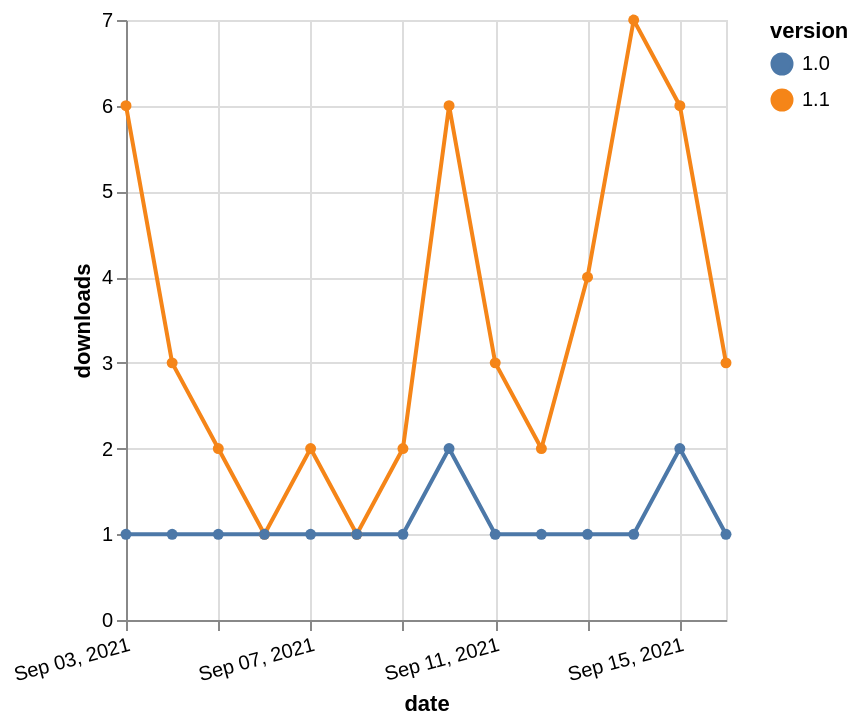

Write a Vega-Lite specification for this figure.
### Vega-Lite specification from a JSON file in a GitHub repository (floating-point values rounded to 4 significant figures)
{"$schema": "https://vega.github.io/schema/vega-lite/v5.json", "description": "A simple bar chart with embedded data.", "data": {"values": [{"date": "2021-09-03", "total": 7926, "delta": 6, "version": "1.1"}, {"date": "2021-09-04", "total": 7929, "delta": 3, "version": "1.1"}, {"date": "2021-09-05", "total": 7931, "delta": 2, "version": "1.1"}, {"date": "2021-09-06", "total": 7932, "delta": 1, "version": "1.1"}, {"date": "2021-09-07", "total": 7934, "delta": 2, "version": "1.1"}, {"date": "2021-09-08", "total": 7935, "delta": 1, "version": "1.1"}, {"date": "2021-09-09", "total": 7937, "delta": 2, "version": "1.1"}, {"date": "2021-09-10", "total": 7943, "delta": 6, "version": "1.1"}, {"date": "2021-09-11", "total": 7946, "delta": 3, "version": "1.1"}, {"date": "2021-09-12", "total": 7948, "delta": 2, "version": "1.1"}, {"date": "2021-09-13", "total": 7952, "delta": 4, "version": "1.1"}, {"date": "2021-09-14", "total": 7959, "delta": 7, "version": "1.1"}, {"date": "2021-09-15", "total": 7965, "delta": 6, "version": "1.1"}, {"date": "2021-09-16", "total": 7968, "delta": 3, "version": "1.1"}, {"date": "2021-09-03", "total": 863, "delta": 1, "version": "1.0"}, {"date": "2021-09-04", "total": 864, "delta": 1, "version": "1.0"}, {"date": "2021-09-05", "total": 865, "delta": 1, "version": "1.0"}, {"date": "2021-09-06", "total": 866, "delta": 1, "version": "1.0"}, {"date": "2021-09-07", "total": 867, "delta": 1, "version": "1.0"}, {"date": "2021-09-08", "total": 868, "delta": 1, "version": "1.0"}, {"date": "2021-09-09", "total": 869, "delta": 1, "version": "1.0"}, {"date": "2021-09-10", "total": 871, "delta": 2, "version": "1.0"}, {"date": "2021-09-11", "total": 872, "delta": 1, "version": "1.0"}, {"date": "2021-09-12", "total": 873, "delta": 1, "version": "1.0"}, {"date": "2021-09-13", "total": 874, "delta": 1, "version": "1.0"}, {"date": "2021-09-14", "total": 875, "delta": 1, "version": "1.0"}, {"date": "2021-09-15", "total": 877, "delta": 2, "version": "1.0"}, {"date": "2021-09-16", "total": 878, "delta": 1, "version": "1.0"}]}, "width": "container", "mark": {"type": "line", "point": {"filled": true}}, "encoding": {"x": {"field": "date", "type": "temporal", "timeUnit": "yearmonthdate", "title": "date", "axis": {"labelAngle": -15}}, "y": {"field": "delta", "type": "quantitative", "title": "downloads"}, "color": {"field": "version", "type": "nominal"}, "tooltip": {"field": "delta"}}}
